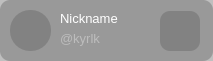
    <widget class="QFrame" name="mini_profile">
     <property name="geometry">
      <rect>
       <x>10</x>
       <y>459</y>
       <width>213</width>
       <height>61</height>
      </rect>
     </property>
     <property name="styleSheet">
      <string notr="true">background: rgba(94, 94, 94, 0.4);
border-radius: 10px;</string>
     </property>
     <property name="frameShape">
      <enum>QFrame::Shape::StyledPanel</enum>
     </property>
     <property name="frameShadow">
      <enum>QFrame::Shadow::Raised</enum>
     </property>
     <widget class="QLabel" name="ava">
      <property name="geometry">
       <rect>
        <x>10</x>
        <y>10</y>
        <width>41</width>
        <height>41</height>
       </rect>
      </property>
      <property name="styleSheet">
       <string notr="true">border-radius: 20px;</string>
      </property>
      <property name="text">
       <string/>
      </property>
      <property name="pixmap">
       <pixmap resource="res.qrc">:/res/ava.png</pixmap>
      </property>
      <property name="scaledContents">
       <bool>true</bool>
      </property>
     </widget>
     <widget class="QPushButton" name="settings_btn">
      <property name="geometry">
       <rect>
        <x>160</x>
        <y>11</y>
        <width>40</width>
        <height>40</height>
       </rect>
      </property>
      <property name="cursor">
       <cursorShape>PointingHandCursor</cursorShape>
      </property>
      <property name="styleSheet">
       <string notr="true">#settings_btn:hover{
	background-color: rgba(113, 113, 113, 0.5);
}</string>
      </property>
      <property name="text">
       <string/>
      </property>
      <property name="icon">
       <iconset resource="res.qrc">
        <normaloff>:/res/settings.png</normaloff>:/res/settings.png</iconset>
      </property>
      <property name="iconSize">
       <size>
        <width>30</width>
        <height>30</height>
       </size>
      </property>
     </widget>
     <widget class="QLabel" name="nickname">
      <property name="geometry">
       <rect>
        <x>60</x>
        <y>10</y>
        <width>81</width>
        <height>16</height>
       </rect>
      </property>
      <property name="font">
       <font>
        <pointsize>10</pointsize>
       </font>
      </property>
      <property name="styleSheet">
       <string notr="true">color: rgb(255, 255, 255);
background-color: rgba(255, 255, 255, 0);</string>
      </property>
      <property name="text">
       <string>Nickname</string>
      </property>
     </widget>
     <widget class="QLabel" name="login">
      <property name="geometry">
       <rect>
        <x>60</x>
        <y>30</y>
        <width>81</width>
        <height>16</height>
       </rect>
      </property>
      <property name="font">
       <font>
        <pointsize>10</pointsize>
       </font>
      </property>
      <property name="styleSheet">
       <string notr="true">color: rgba(255, 255, 255, 0.35);
background-color: rgba(255, 255, 255, 0);</string>
      </property>
      <property name="text">
       <string>@kyrlk</string>
      </property>
     </widget>
    </widget>
